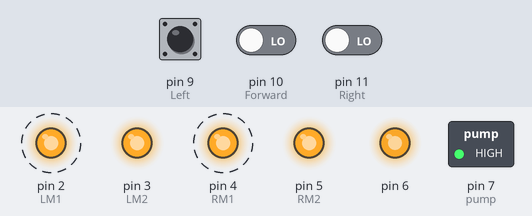
Bench run of a sketch on a simulated Arduino Uno, built with avr-gcc and run on an emulated ATmega328P. On the bench: switched loads named in the sketch (green lamp = pin HIGH), output pins drawn as LEDs (lit = HIGH). Dashed ring = blinking. The test bench sets the inputs (shaded band); at power-on: pin 10 (Forward) LOW, pin 9 (Left) LOW, pin 11 (Right) LOW.

Above: at 1.9 s.
2.0 s: pin 10 (Forward) driven HIGH
At 3.4 s:
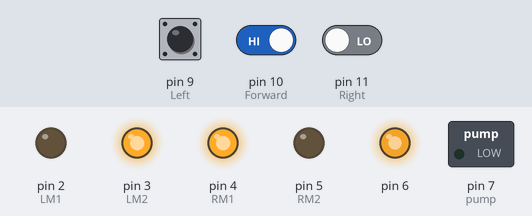
3.7 s: pin 9 (Left) pulled HIGH for 0.65 s
At 4.2 s:
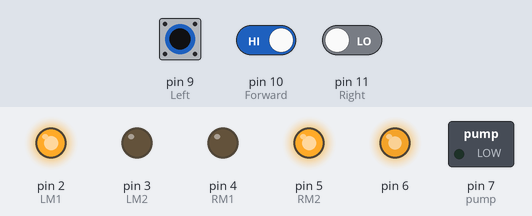
5.8 s: pin 10 (Forward) driven LOW
At 6.2 s:
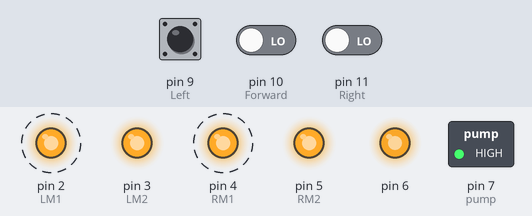
8.9 s: pin 9 (Left) driven HIGH and pin 10 (Forward) driven HIGH and pin 11 (Right) driven HIGH
At 10.1 s:
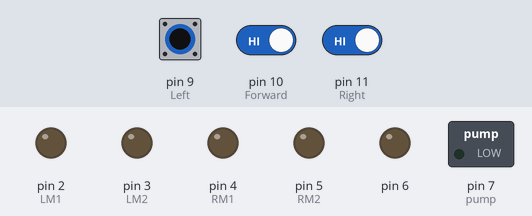
10.6 s: pin 9 (Left) driven LOW
At 11.3 s:
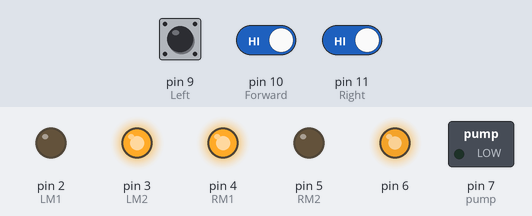
12.1 s: pin 9 (Left) driven HIGH
At 12.5 s:
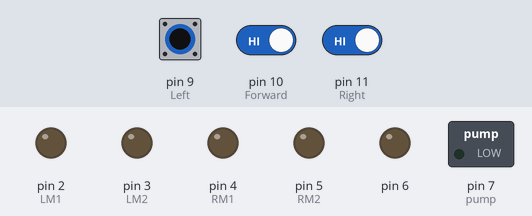
Timing chart, 0 to 14.6 s (numbered marks = the images above; inputs shaded):
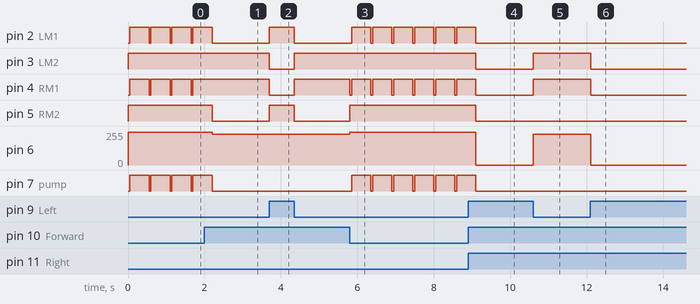

The sketch:

fire.ino
```cpp
//*------ Arduino Fire Fighting Robot ver 2.0 Code by hobby project---- */

#include <Servo.h>            //include servo.h library
#include <SoftwareSerial.h>  //include SoftwareSerial.h library


int pos = 0;
boolean fire = false;

char val;


#define Left 9          // left sensor
#define Right 11         // right sensor
#define Forward 10       //front sensor

#define LM1 2           // left motor
#define LM2 3           // left motor
#define RM1 4          // right motor
#define RM2 5          // right motor
#define pump 7        //water pumb

int duration = 0;
int distance = 0;

const int trig = 12;
const int echo = 13;

void setup()
{

  pinMode(trig , OUTPUT);
  pinMode(echo , INPUT);


  pinMode(Left, INPUT);
  pinMode(Right, INPUT);
  pinMode(Forward, INPUT);

  pinMode(LM1, OUTPUT);
  pinMode(LM2, OUTPUT);
  pinMode(RM1, OUTPUT);
  pinMode(RM2, OUTPUT);
  pinMode(pump, OUTPUT);

  pinMode(6, OUTPUT);


  Serial.begin(9600);
}

void put_off_fire()
{


    digitalWrite(LM1, HIGH);
    digitalWrite(LM2, HIGH);
    digitalWrite(RM1, HIGH);
    digitalWrite(RM2, HIGH);


   digitalWrite(pump, HIGH);
   delay(500);

  digitalWrite(pump,LOW);

  fire=false;
}

void loop()
{


  if (digitalRead(Left) ==1 && digitalRead(Right)==1 && digitalRead(Forward) ==1)
    {

     while (Serial.available() > 0)
   {
   val = Serial.read();
   Serial.println(val);
   }

  if( val == 'F') // Forward
    {
         analogWrite(6, 500);

     digitalWrite(LM1, LOW);
     digitalWrite(LM2, HIGH);
     digitalWrite(RM1, LOW);
     digitalWrite(RM2, HIGH);
    }
   else if(val == 'B') // Backward
     {
      analogWrite(6, 500);

     digitalWrite(LM1, HIGH);
     digitalWrite(LM2, LOW);
     digitalWrite(RM1, HIGH);
     digitalWrite(RM2, LOW);
    }

   else if(val == 'L') //Left
    {
      analogWrite(6, 500);

     digitalWrite(LM1, LOW);
     digitalWrite(LM2, HIGH);
     digitalWrite(RM1, HIGH);
     digitalWrite(RM2, LOW);
    }
    else if(val == 'R') //Right
    {
     analogWrite(6, 500);

     digitalWrite(LM1, HIGH);
     digitalWrite(LM2, LOW);
     digitalWrite(RM1, LOW);
     digitalWrite(RM2, HIGH);
    }


  else if(val == 'S') //Stop
  {

      digitalWrite(trig , HIGH);
      delayMicroseconds(1000);
      digitalWrite(trig , LOW);


      duration = pulseIn(echo , HIGH);
      distance = (duration/2) / 28.5 ;
      Serial.println(distance);


     if ( distance < 25 )
     {

          analogWrite(6, 0);

       digitalWrite(LM1, LOW);
       digitalWrite(LM2, LOW);
       digitalWrite(RM1, LOW);
       digitalWrite(RM2, LOW);

       delay(100);

          analogWrite(6, 300);

       digitalWrite(LM1, LOW);
       digitalWrite(LM2, HIGH);
       digitalWrite(RM1, HIGH);
       digitalWrite(RM2, LOW);

       delay(100);
     }

     else
     {
         analogWrite(6, 200);

       digitalWrite(LM1, LOW);
       digitalWrite(LM2, HIGH);
       digitalWrite(RM1, LOW);
       digitalWrite(RM2, HIGH);
       }

  }
      else if(val == 'G' || 'I' || 'H' ||  'J'    )
     {
         analogWrite(6, 0);

       digitalWrite(LM1, LOW);
       digitalWrite(LM2, LOW);
       digitalWrite(RM1, LOW);
       digitalWrite(RM2, LOW);

      }
   }

    else if (digitalRead(Forward) ==0)
    {
    analogWrite(6, 500);

    digitalWrite(LM1, LOW);
    digitalWrite(LM2, HIGH);
    digitalWrite(RM1, LOW);
    digitalWrite(RM2, HIGH);
    fire = true;

    }

    else if (digitalRead(Left) ==0)
    {
    analogWrite(6, 230);

    digitalWrite(LM1, LOW);
    digitalWrite(LM2, HIGH);
    digitalWrite(RM1, HIGH);
    digitalWrite(RM2, LOW);

    }

    else if (digitalRead(Right) ==0)
    {
    analogWrite(6, 230);

    digitalWrite(LM1, HIGH);
    digitalWrite(LM2, LOW);
    digitalWrite(RM1, LOW);
    digitalWrite(RM2, HIGH);


    }
    delay(50);//change this value to change the distance
      if (fire == true)
   {
     put_off_fire();
    }
  }
```

Measured:
- after the input at 2.0 s, pin 2 (LM1), pin 7 (pump): goes on until 2.2 s, then stays LOW; pin 4 (RM1): stops changing and stays HIGH; pin 5 (RM2): HIGH → LOW after 0.20 s; pin 6: 244/255 → 230/255 after 0.20 s
- after the input at 3.7 s, pin 2 (LM1), pin 5 (RM2): LOW → HIGH at once, → LOW 0.65 s later; pin 3 (LM2), pin 4 (RM1): HIGH → LOW at once, → HIGH 0.65 s later
- after the input at 5.8 s, pin 2 (LM1), pin 7 (pump): alternates HIGH for 0.50 s and LOW for 0.05 s, starting after 0.05 s; pin 4 (RM1): alternates HIGH for 0.50 s and LOW for 0.05 s, starting at once; pin 5 (RM2): LOW → HIGH at once; pin 6: 230/255 → 244/255 at once
- after the input at 8.9 s, pin 2 (LM1), pin 4 (RM1), pin 7 (pump): goes on until 9.1 s, then stays LOW; pin 3 (LM2), pin 5 (RM2): HIGH → LOW after 0.20 s; pin 6: 244/255 → 0/255 after 0.20 s
- after the input at 10.6 s, pin 3 (LM2), pin 4 (RM1): LOW → HIGH at once; pin 6: 0/255 → 230/255 at once
- after the input at 12.1 s, pin 3 (LM2), pin 4 (RM1): HIGH → LOW at once; pin 6: 230/255 → 0/255 at once
- by itself, pin 2 (LM1), pin 4 (RM1), pin 7 (pump): alternates HIGH for 0.50 s and LOW for 0.05 s
